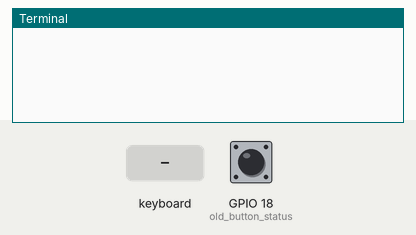
The program below on a simulated Raspberry Pi (BCM pin numbers). Shown: the last lines printed to the terminal. Inputs (shaded band) come from the test bench; at power-on: GPIO 18 (old_button_status) LOW. The full-screen text the program places in the terminal is not drawn. At 3.9 s the program stops and its outputs stay as they are.

Above: at 1.2 s.
1.3 s: GPIO 18 (old_button_status) pulled HIGH for 0.15 s
At 2.6 s:
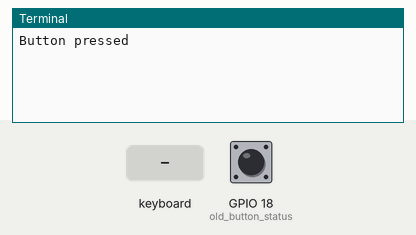
2.9 s: key space typed on the keyboard
At 5.1 s:
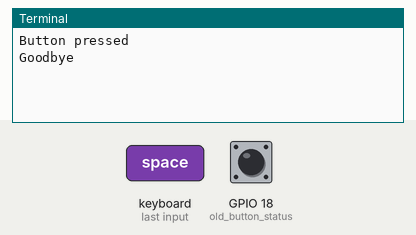

Measured:
- after the input at 1.3 s, the terminal: prints a new line after 0.15 s (image 1)
- after the input at 2.9 s, the terminal: prints a new line after 1.0 s (image 2)

The program:

test3.py
```python
# Connections:
# GPIO18 (pin 29) is button input
# GPIO17 (pin 15) is LED


import time
import curses
import sys
import RPi.GPIO as GPIO
GPIO.setmode(GPIO.BCM)
GPIO.setup(18, GPIO.IN)
#GPIO.setup(17, GPIO.OUT)

tc=curses.initscr()
tc.nodelay(1)
old_button_status=GPIO.input(18)
count=0


tc.addstr(1, 0, "Press SPACE to quit:\n")
tc.addstr(2, 0, str(count))


while 1:
  button_status=GPIO.input(18)
  kbval=tc.getch()
  #GPIO.output(17, button_status)

  if old_button_status != button_status:

    if button_status == True:
      tc.addstr(2, 10, "-") # pin is high, button unpressed
      count=count+1
    else:
      print("Button pressed")
      tc.addstr(2, 10, "_") # pin is low, button pressed

    old_button_status=button_status
    tc.addstr(2, 0, str(count))

  if kbval==0x20:
    break


time.sleep(1)
GPIO.cleanup()
curses.endwin()
print ("Goodbye")
```
